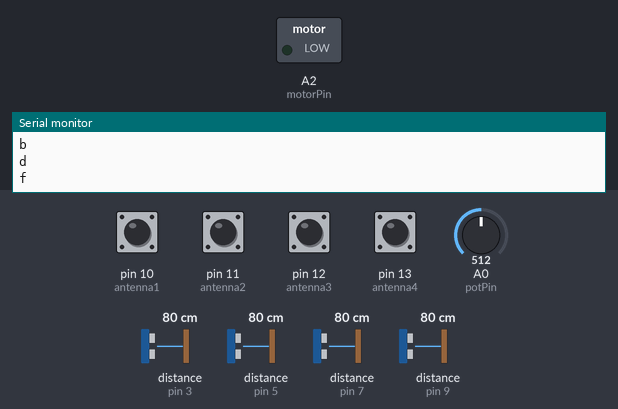
A sketch run on a simulated Arduino Uno, built with avr-gcc and run on an emulated ATmega328P. Shown: switched loads named in the sketch (green lamp = pin HIGH), the last lines printed to the serial monitor. Wiring (inferred from the names in the program): 4 × ultrasonic range finder: trigger pin 2, echo pin 3 / trigger pin 4, echo pin 5 / trigger pin 6, echo pin 7 / trigger pin 8, echo pin 9. The inputs (shaded band) are chosen by the test bench; at power-on: pin 10 (antenna1), pin 11 (antenna2), pin 12 (antenna3), pin 13 (antenna4) HIGH, A0 (potPin) = 512, distance to the obstacle (sensors on pin 3, pin 5, pin 7, pin 9) 80 cm. The echo pulse lasts 58.3 µs per cm; pins used as bus, display or sensor lines are not drawn.

Above: at 2.2 s.
2.3 s: A0 (potPin) set to 422
4.5 s: A0 (potPin) set to 391
At 6.7 s:
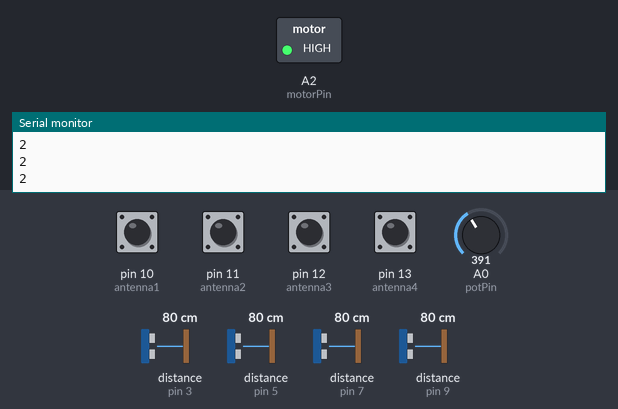
Timing chart, 0 to 13.1 s (numbered marks = the images above; inputs shaded):
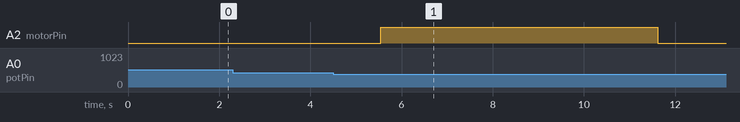

Measured:
- the behaviour switches between 409 and 408 on A0 (potPin) (found by bisection; images 0 and 1)
- after the input at 4.5 s, A2 (motorPin): LOW → HIGH after 1.0 s, → LOW 6.1 s later

The sketch:

SSIFinalFinalArduino.ino
```cpp
//IMPORTANT: in PureData, the only patches that need to be open are the "arduinotest" and "Test1" patches

// Sensor pins
const int trigPin1 = 2;
const int echoPin1 = 3;
const int trigPin2 = 4;
const int echoPin2 = 5;
const int trigPin3 = 6;
const int echoPin3 = 7;
const int trigPin4 = 8;
const int echoPin4 = 9;

// Antenna pins
const int antenna1 = 10;
const int antenna2 = 11;
const int antenna3 = 12;
const int antenna4 = 13;

// Potentiometer and motor pins
const int potPin   = A0;   // analog input
const int motorPin = A2;   // digital output

// Motor control state
bool motorRunning = false;
bool motorDone = false;
unsigned long motorStartTime = 0;
const unsigned long motorDuration = 10UL * 600UL; // 6 seconds

// Pot threshold (70% of 0–1023)
const int potThreshold = 0.40 * 1023;


long readUltrasonicDistance(int trigPin, int echoPin) {
  digitalWrite(trigPin, LOW);
  delayMicroseconds(2);
  digitalWrite(trigPin, HIGH);
  delayMicroseconds(10);
  digitalWrite(trigPin, LOW);

  long duration = pulseIn(echoPin, HIGH, 30000);
  return duration * 0.034 / 2;
}

void setup() {
  Serial.begin(9600);

  // Sensor pins
  pinMode(trigPin1, OUTPUT); pinMode(echoPin1, INPUT);
  pinMode(trigPin2, OUTPUT); pinMode(echoPin2, INPUT);
  pinMode(trigPin3, OUTPUT); pinMode(echoPin3, INPUT);
  pinMode(trigPin4, OUTPUT); pinMode(echoPin4, INPUT);

  // Antenna pins
  pinMode(antenna1, INPUT_PULLUP);
  pinMode(antenna2, INPUT_PULLUP);
  pinMode(antenna3, INPUT_PULLUP);
  pinMode(antenna4, INPUT_PULLUP);

  //Motor and pot setup
  pinMode(motorPin, OUTPUT);
  digitalWrite(motorPin, LOW);
  delay(1000);
}

void loop() {
  // Potentiometer check
  int potValue = analogRead(potPin);

  if (!motorRunning && !motorDone && potValue < potThreshold) {
    // start motor
    delay(1000);
    digitalWrite(motorPin, HIGH);
    motorRunning = true;
    motorStartTime = millis();
    motorDone = true;
  }

  if (motorRunning && (millis() - motorStartTime >= motorDuration)) {
    // stop motor
    digitalWrite(motorPin, LOW);
    motorRunning = false;
  }

  //Ultrasonic sensors
  long distance1 = readUltrasonicDistance(trigPin1, echoPin1);
  long distance2 = readUltrasonicDistance(trigPin2, echoPin2);
  long distance3 = readUltrasonicDistance(trigPin3, echoPin3);
  long distance4 = readUltrasonicDistance(trigPin4, echoPin4);

   if (distance1 >= 150)
    Serial.println("0");
    else if(distance1 <= 150 && distance1 > 110)
      Serial.println("1");
    else if (distance1 <= 110 && distance1 > 70)
      Serial.println("2");
    else if (distance1 <= 70 && distance1 > 30)
      Serial.println("3");
    else if (distance1 <= 30 && distance1 >= 0)
      Serial.println("4");

  delay(10);

  if (distance2 >= 150)
    Serial.println("0");
    else if(distance2 <= 150 && distance2 > 110)
      Serial.println("1");
    else if (distance2 <= 110 && distance2 > 70)
      Serial.println("2");
    else if (distance2 <= 70 && distance2 > 30)
      Serial.println("3");
    else if (distance2 <= 30 && distance2 >= 0)
      Serial.println("4");

  delay(10);

  if (distance3 >= 150)
    Serial.println("0");
    else if(distance3 <= 150 && distance3 > 110)
      Serial.println("1");
    else if (distance3 <= 110 && distance3 > 70)
      Serial.println("2");
    else if (distance3 <= 70 && distance3 > 30)
      Serial.println("3");
    else if (distance3 <= 30 && distance3 >= 0)
      Serial.println("4");

  delay(10);

  if (distance4 >= 150)
    Serial.println("0");
    else if(distance4 <= 150 && distance4 > 110)
      Serial.println("1");
    else if (distance4 <= 110 && distance4 > 70)
      Serial.println("2");
    else if (distance4 <= 70 && distance4 > 30)
      Serial.println("3");
    else if (distance4 <= 30 && distance4 >= 0)
      Serial.println("4");


  delay(10);


  //Antenna 1 Death State Check
  int pinState1 = digitalRead(antenna1);

  if(pinState1 == LOW) {
    Serial.println("a"); // Cable connected (pin connected to ground)
  } else {
    Serial.println("b"); // Cable disconnected
  }

  delay(10);

  //Antenna 2 Death State Check
  int pinState2 = digitalRead(antenna2); // Read the pin state

  if(pinState2 == LOW) {
    Serial.println("c"); // Cable connected (pin connected to ground)
  } else {
    Serial.println("d"); // Cable disconnected
  }

  delay(10);

  //Antenna 3 Death State Check
  int pinState3 = digitalRead(antenna3); // Read the pin state

  if(pinState3 == LOW) {
    Serial.println("e"); // Cable connected (pin connected to ground)
  } else {
    Serial.println("f"); // Cable disconnected
  }

  delay(10);

  //Antenna 4 Death State Check
  int pinState4 = digitalRead(antenna4); // Read the pin state

  if(pinState4 == LOW) {
    Serial.println("g"); // Cable connected (pin connected to ground)
  } else {
    Serial.println("h"); // Cable disconnected
  }

  // Delay between readings (1000 ms = 1 second)
  delay(10);

  Serial.println("-----");

}
```
